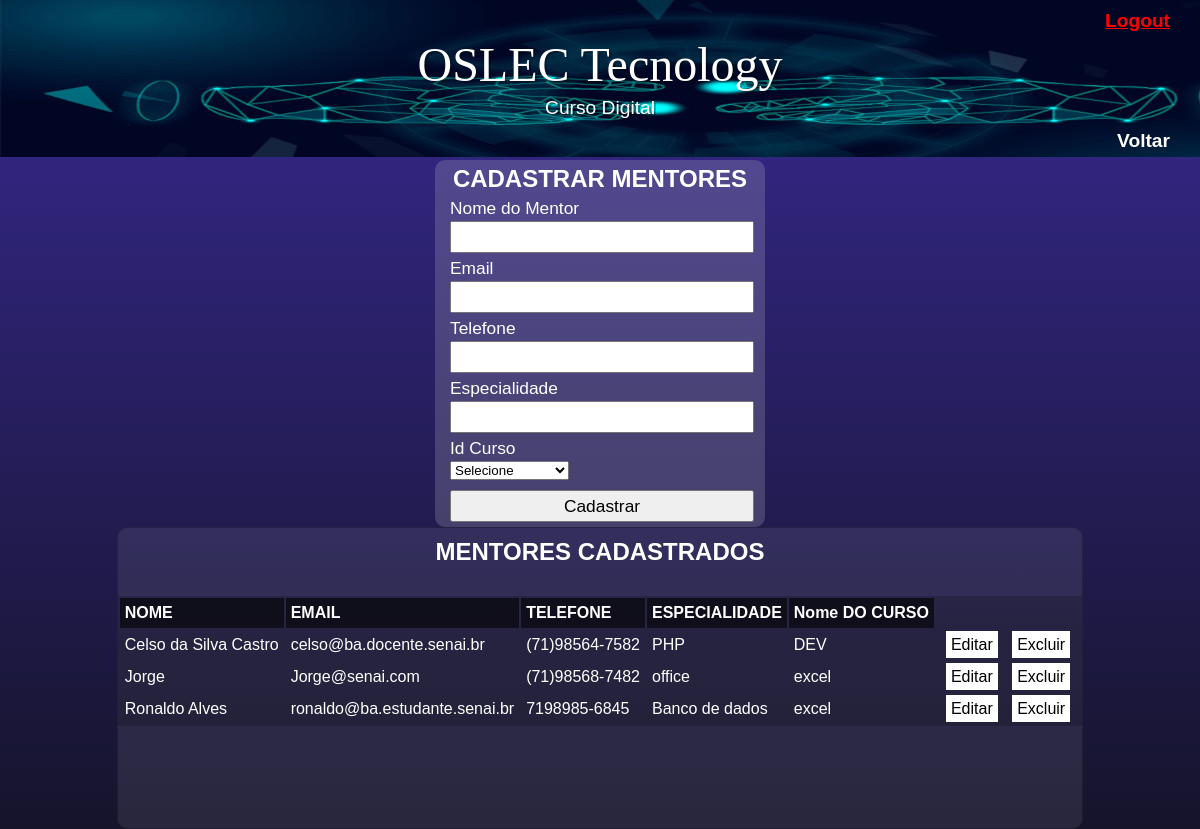
The page /mentores.php (signed in) on the database its author committed.
### tables this page shows
CREATE TABLE `mentores` (
  `id_Mentor` int(11) NOT NULL AUTO_INCREMENT,
  `nome_Mentor` varchar(30) NOT NULL,
  `email_Mentor` varchar(30) NOT NULL,
  `telefone` varchar(15) NOT NULL,
  `especialidade` varchar(20) NOT NULL,
  `id_Curso` int(11) DEFAULT NULL,
  `nome_Curso` varchar(45) DEFAULT NULL,
  PRIMARY KEY (`id_Mentor`),
  KEY `curso_fk_mentores` (`id_Curso`),
  CONSTRAINT `curso_fk_mentores` FOREIGN KEY (`id_Curso`) REFERENCES `cursos` (`id_Curso`) ON DELETE CASCADE ON UPDATE NO ACTION
);

CREATE TABLE `cursos` (
  `id_Curso` int(11) NOT NULL AUTO_INCREMENT,
  `nome_Curso` varchar(30) NOT NULL,
  `carga_Horaria` int(11) NOT NULL,
  `descritivo` char(200) DEFAULT NULL,
  PRIMARY KEY (`id_Curso`)
);

### classes/cliente.php (called while the page is built, shortened)
<?php
    class Cliente{
        private $pdo;
        public function __construct($dbname, $host, $user, $senha)
        {
            try {
                $this->pdo = new PDO("mysql:dbname=".$dbname.";host=".$host,$user,$senha);
            } catch (PDOException $e) {
                echo "Erro com o banco de dados: ".$e->getMessage();
                exit();
            } catch (Exception $e){
                echo "Erro generico: ".$e->getMessage();
                exit();
            }
        }
        public function buscarDadosMentores()
        {
            $cmd = $this->pdo->query("SELECT * FROM mentores m INNER JOIN cursos c ON m.id_Curso = c.id_Curso ORDER BY nome_Mentor");
            $res = $cmd->fetchAll(PDO::FETCH_ASSOC);
            return $res;
        }
    }
?>

### mentores.php (the view, shortened to what this page needs)
<?php
    require_once 'classes/cliente.php';
    $clien = new Cliente("oslec_course","localhost","root","");
?>
<!DOCTYPE html>
<html lang="pt-br">
<head>
    <link rel="stylesheet" href="menus.css">
</head>
<body id="tela-menu">
    <header id="menu">
        <a href="logout.php">Logout</a>
        <h1>OSLEC Tecnology</h1>
        <p>Curso Digital</p>
        <a href="menu.php" id="email">Voltar</a>
    </header>
    <main>
        <section>
            <form method="post">
                <h2>CADASTRAR MENTORES</h2>
                <label for="mentor">Nome do Mentor</label>
                <input name="mentor" type="text" id="mentor" value="<?php if(isset($res)){echo $res['nome_Mentor'];} ?>">
                <label for="email">Email</label>
                <input name="email" type="email" id="email" value="<?php if(isset($res)){echo $res['email_Mentor'];} ?>">
                <label for="telefone">Telefone</label>
                <input name="telefone" type="text" id="telefone" value="<?php if(isset($res)){echo $res['telefone'];} ?>">
                <label for="especialidade">Especialidade</label>
                <input name="especialidade" type="text" id="especialidade" value="<?php if(isset($res)){echo $res['especialidade'];} ?>">
                <label for="curso">Id Curso</label>
                 <select name="id_course">
                    <option value="">Selecione</option>
                 </select>
                <input type="submit" value="<?php if(isset($res)){echo "Atualizar";}else{echo "Cadastrar";}?>">
            </form>
        </section>
        <section id="tabela">
            <table>
                <h2 id="tabela">MENTORES CADASTRADOS</h2>
                <tr id="titulo">
                    <td>NOME</td>
                    <td>EMAIL</td>
                    <td>TELEFONE</td>
                    <td >ESPECIALIDADE</td>
                    <td colspan="1">Nome DO CURSO</td>
                </tr>
                <?php
                    $dados = $clien->buscarDadosMentores();
                    if(count($dados) > 0)
                    {
                        for ($i=0; $i < count($dados); $i++)
                        {
                            echo "<tr>";
                            foreach($dados[$i] as $k => $v)
                            {
                                if($k != "id_Mentor" && $k != "id_Curso" && $k != "carga_Horaria" && $k != "descritivo")
                                {
                                    echo "<td>$v</td>";
                                }
                            }
                ?>
                    <td>
                        <a href="mentores.php?id_up=<?= $dados[$i]['id_Mentor'] ?>">Editar</a>
                        <a href="mentores.php?id=<?= $dados[$i]['id_Mentor'] ?>">Excluir</a>
                    </td>
                <?php
                            echo "</tr>";
                        }
                    }
                    ?>
        </section>
    </main>
</body>
</html>

### menus.css (style rules this page uses)
* { margin: 0px; padding: 0px; }
body { background-image: linear-gradient(180deg, #372991, #15142b); background-attachment: fixed; color: white; font-family: Arial, Helvetica, sans-serif; min-width: 400px; }
header { background-image: url("img/imagem-p1.jpg"); min-height: 130px; color: white; font-family: Arial, Helvetica, sans-serif; text-align: center; }
header > h1 { color: white; font-family: 'Bebas Neue', cursive; font-size: 3em; font-weight: normal; margin-bottom: 5px; text-shadow: 2px 2px 0px rgba(0, 0, 0, 0.267); }
header a { display: flex; justify-content: flex-end; padding: 10px 30px 5px 30px; font-size: 1.2em; font-weight: bold; color: white; text-decoration: none; }
header > p { font-size: 1.2em; color: white; max-width: 600px; padding-left: 10px; padding-right: 10px; margin: auto; padding-bottom: 1px; text-shadow: 2px 2px 0px rgba(0, 0, 0, 0.363); }
label, input { display: block; line-height: 30px; height: 28px; outline: none; font-size: 13pt; width: 100%; }
form { width: 300px; background-color: rgba(214, 214, 214, 0.2); padding: 5px 15px; margin: 3px auto; border-radius: 10px; }
input[type="submit"] { margin-top: 10px; cursor: pointer; box-sizing: content-box; }
main { display: flex; flex-flow: row wrap; justify-content: space-around; }
section { height: 330px; flex-grow: 0; }
section#tabela { background-color: rgba(214, 214, 214, 0.1); overflow-y: scroll; height: 300px; margin-top: 40px; border: 1px solid rgba(0, 0, 0, 0.267); border-radius: 10px; }
h2 { text-align: center; }
h2#tabela { padding-top: 10px; }
table { background-color: rgba(0, 0, 0, 0.2); width: 100%; margin: 30px auto; margin-bottom: 0px; }
th, td { text-align: left; padding: 8px; }
tr { line-height: 30px; }
tr#titulo { font-weight: bold; background-color: rgba(0, 0, 0, 0.6); }
td { padding: 0px 5px; }
td a { background-color: white; color: black; padding: 5px; margin: 0px 5px; text-decoration: none; }

### rows shown on the page
mentores: nome_Mentor "Celso da Silva Castro", email_Mentor "celso@ba.docente.senai.br", telefone "(71)98564-7582", especialidade "PHP", id_Curso.nome_Curso "DEV"
mentores: nome_Mentor "Jorge", email_Mentor "Jorge@senai.com", telefone "(71)98568-7482", especialidade "office", id_Curso.nome_Curso "excel"
mentores: nome_Mentor "Ronaldo Alves", email_Mentor "ronaldo@ba.estudante.senai.br", telefone "7198985-6845", especialidade "Banco de dados", id_Curso.nome_Curso "excel"
